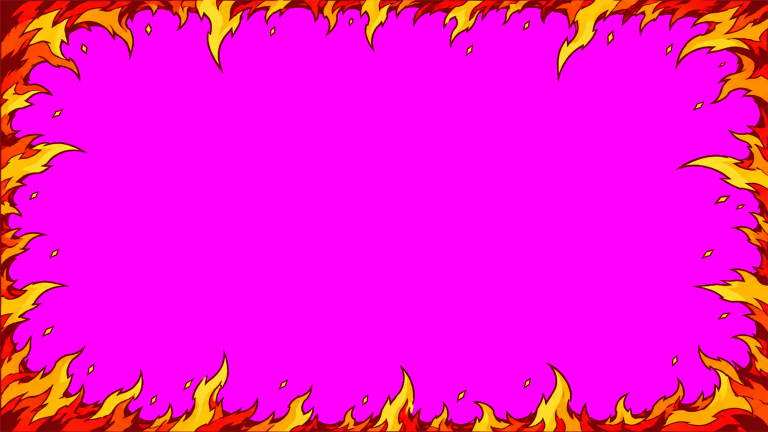
#> input picture docs/images/fx_src/edge1.png, 1536 x 864 px (shown at 1/2 size)
$ python fx_edge_cut.py ../images/fx_src/edge1.png
#> lines starting #> are read from the running program, lines starting #| are printed output that depends on the picture
### docs/tools/fx_sheet_cut.py
# Codex/ChatGPT 이펙트 시트(마젠타 바탕, 가로 N칸) → 투명 PNG 프레임
# 실행: python docs/tools/fx_sheet_cut.py <시트.png> <이름> <칸 수> [--pivot left|center] [--strict (빨강 · 진홍 이펙트)] [--green (초록 바탕, 5장 자홍 이펙트)]
#  → Game/Assets/Resources/FX/anim/<이름>_<i>.png (정사각, 모든 프레임 같은 크기 · 같은 기준점)
#  pivot left = 총구가 왼쪽 가운데 (프레임 왼쪽 끝을 기준으로 맞춤), center = 가운데
import os, sys
import numpy as np
from PIL import Image

OUT = os.path.join(os.path.dirname(__file__), '..', '..', 'Game', 'Assets', 'Resources', 'FX', 'anim')


def key_magenta(a):
    rgb = a[..., :3].astype(np.float32)
    r, g, b = rgb[..., 0], rgb[..., 1], rgb[..., 2]
    # 마젠타 정도: R · B 높고 G 낮음
    mag = np.clip(((r + b) / 2 - g - 60) / 90, 0, 1)
    alpha = 1 - mag
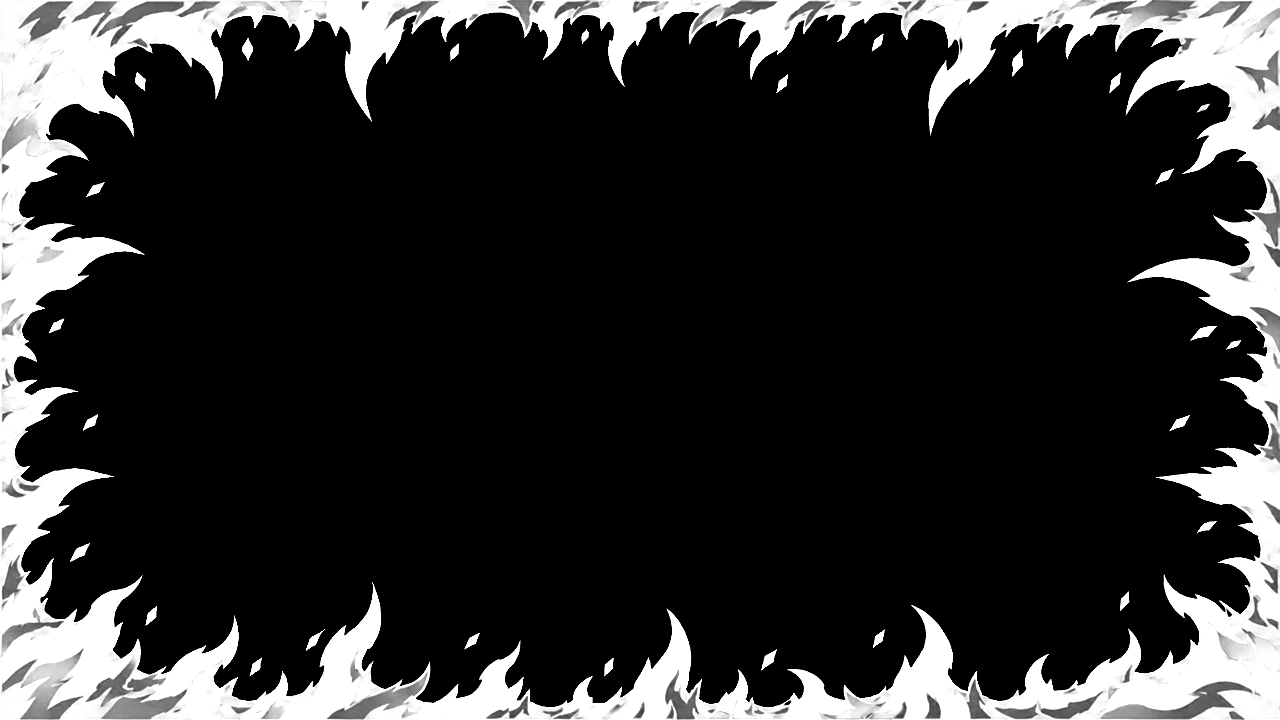
#> alpha: shape (720, 1280) float32; min 0, max 1, mean 0.179
    # 경계 마젠타 번짐 제거: 남은 픽셀의 분홍기를 줄임
    spill = np.clip(np.minimum(r, b) - g, 0, None) * (1 - alpha) * 0.9
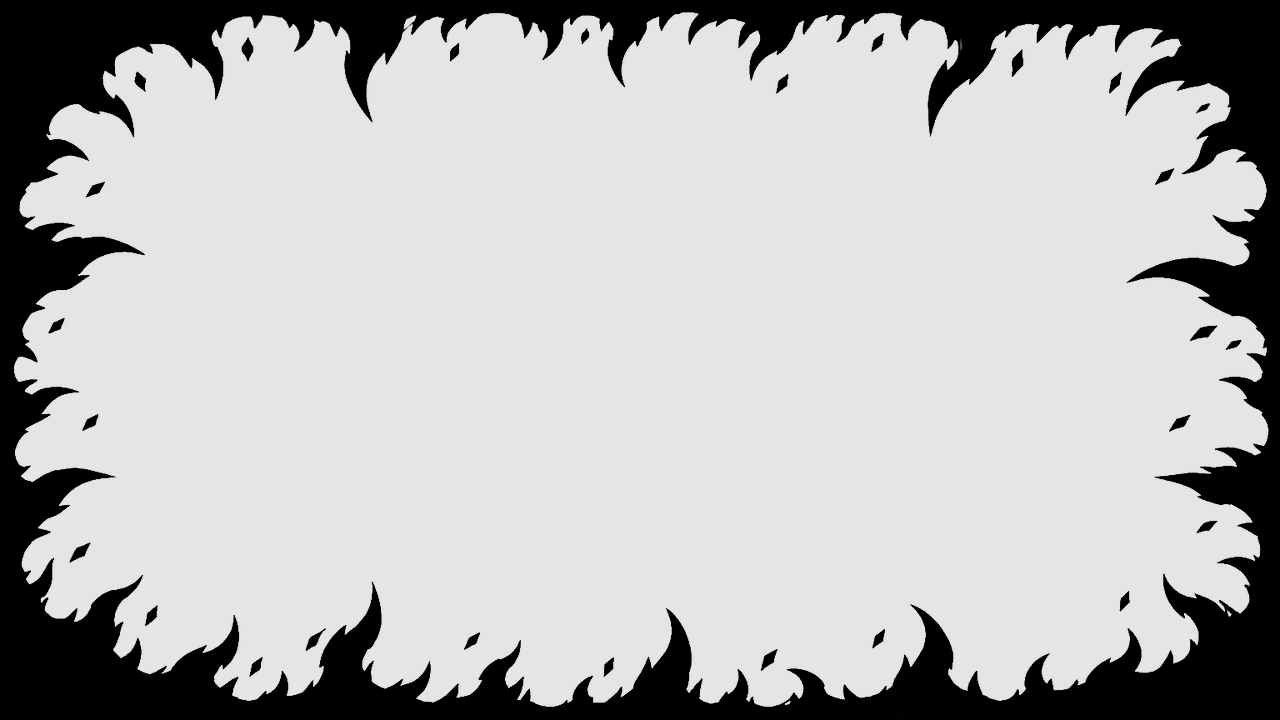
#> spill: shape (720, 1280) float32; min 0, max 229.5, mean 183.7
    rgb[..., 0] -= spill
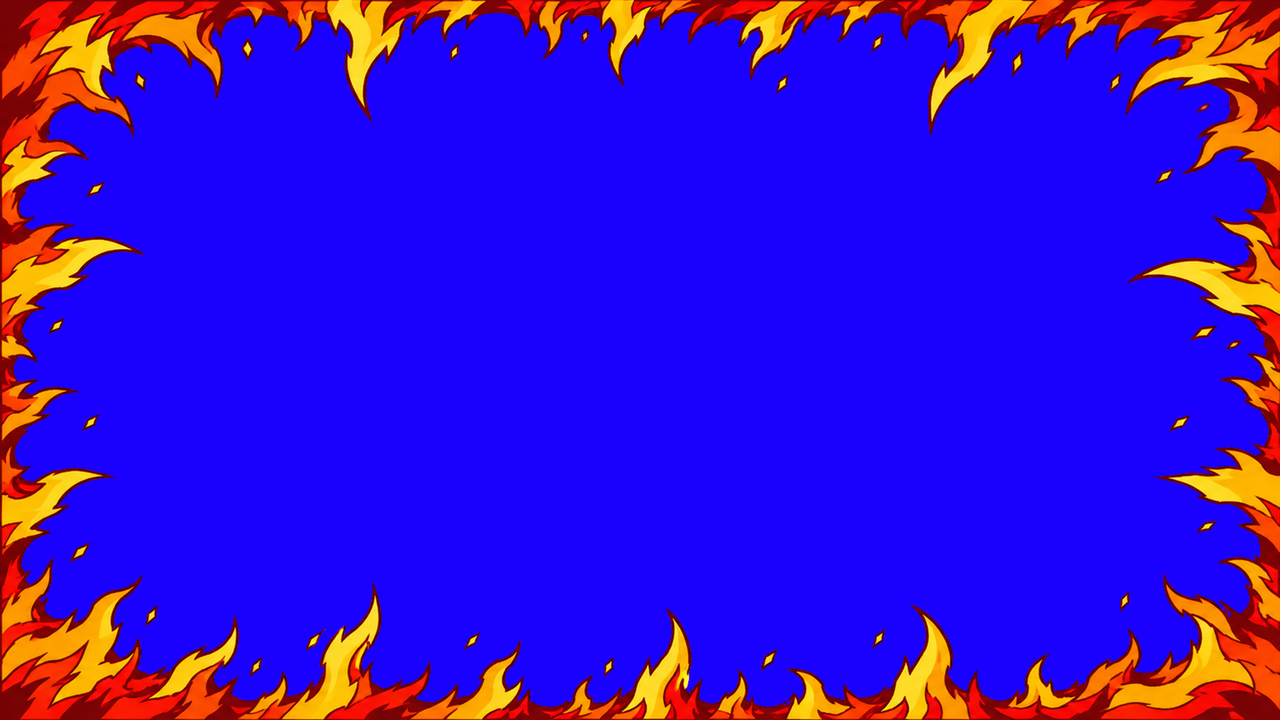
#> rgb: shape (720, 1280, 3) float32; mean of channels 0, 1, 2 59.7, 15.9, 206.2; drawn as R, G, B
    rgb[..., 2] -= spill
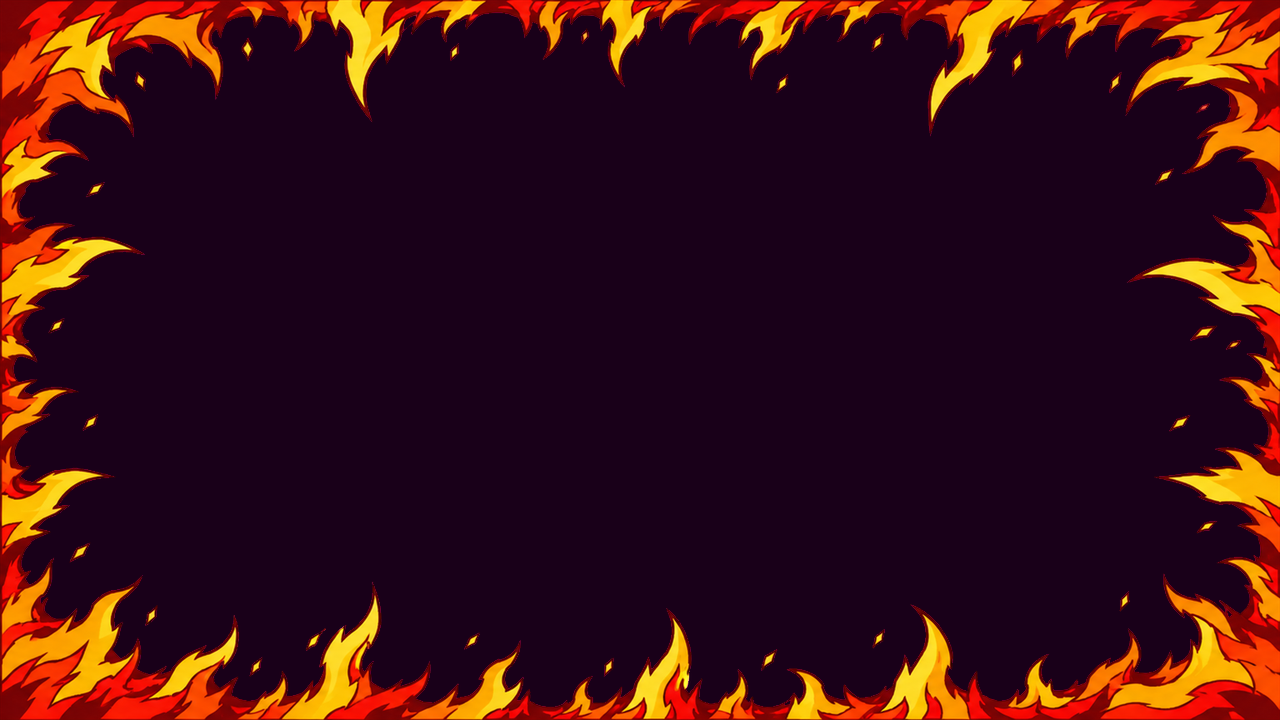
#> rgb: shape (720, 1280, 3) float32; mean of channels 0, 1, 2 59.7, 15.9, 22.1; drawn as R, G, B
    out = np.dstack([np.clip(rgb, 0, 255), alpha * 255]).astype(np.uint8)
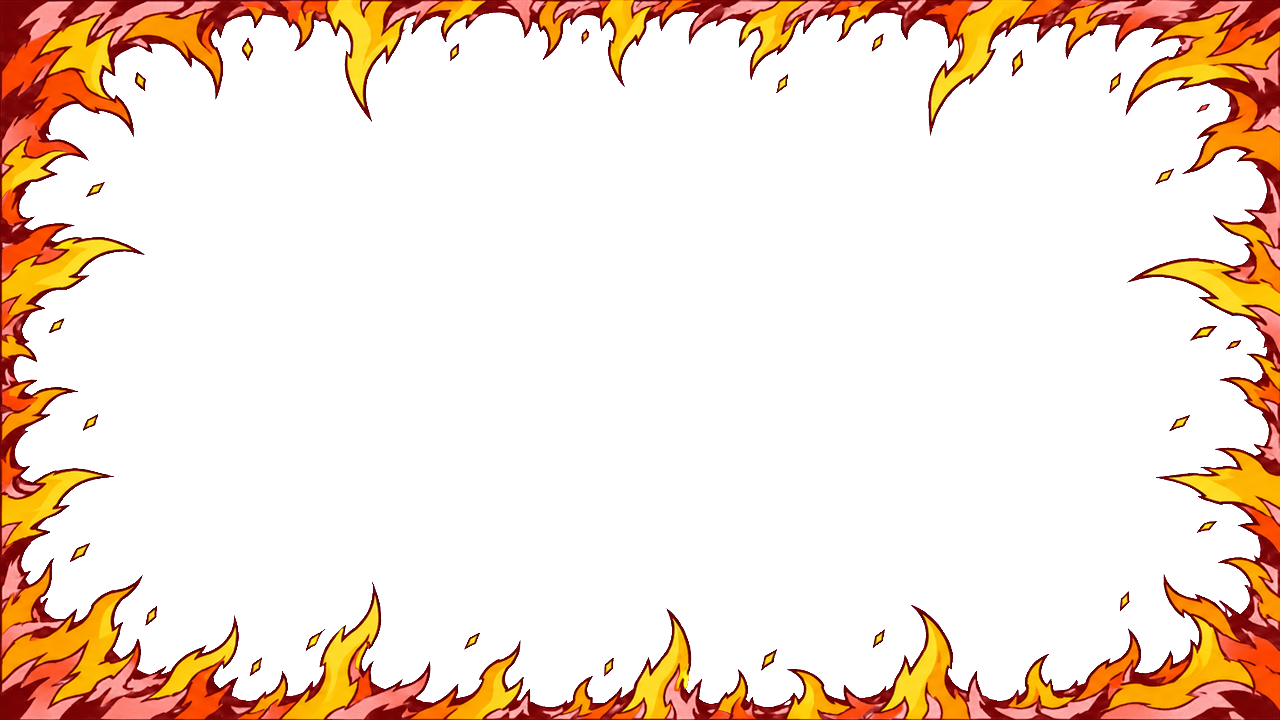
#> out: shape (720, 1280, 4); mean of channels 0, 1, 2, 3 59.3, 15.9, 21.5, 45.6; transparent parts drawn white
    out[alpha < 0.08] = 0
    return out


# [58 lines left out: functions key_magenta_strict, key_green, main, not called in this run]


# [2 lines that do not run on import are left out]

### docs/tools/fx_edge_cut.py
# 궁 준비 화면 테두리 불길 (Codex 그림, 마젠타 바탕) → 투명 PNG
# 실행: python docs/tools/fx_edge_cut.py docs/images/fx_src/edge0.png docs/images/fx_src/edge1.png ...
#  → Game/Assets/Resources/FX/edge/edge_<i>.png (1280x720)
import os, sys
import numpy as np
from PIL import Image

sys.path.insert(0, os.path.dirname(__file__))
from fx_sheet_cut import key_magenta  # noqa: E402

OUT = os.path.join(os.path.dirname(__file__), '..', '..', 'Game', 'Assets', 'Resources', 'FX', 'edge')

if __name__ == '__main__':
    os.makedirs(OUT, exist_ok=True)
    for i, src in enumerate(sys.argv[1:]):
        im = Image.open(src).convert('RGBA').resize((1280, 720), Image.LANCZOS)
        out = Image.fromarray(key_magenta(np.array(im)))
        p = os.path.join(OUT, f'edge_{i}.png')
        out.save(p)
        print('saved', os.path.normpath(p))
